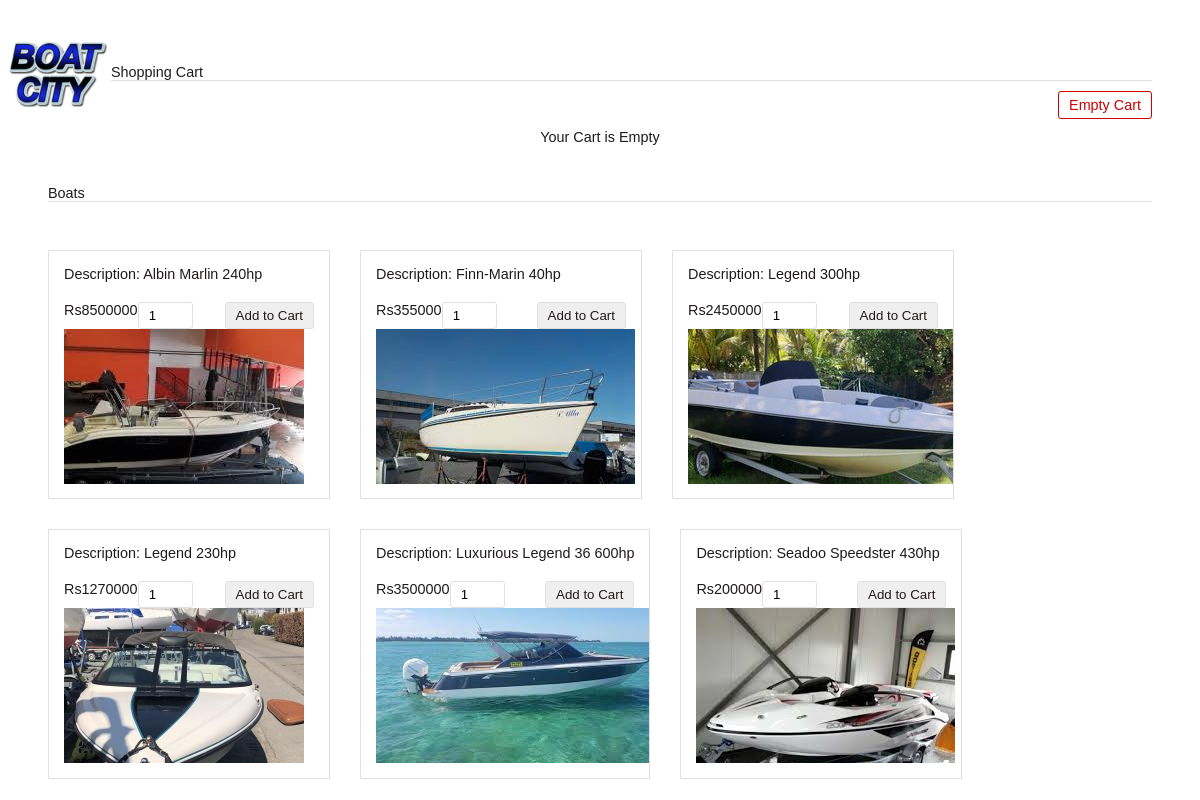
Page /shoppingcart.php on the committed database.
### tables this page shows
CREATE TABLE `cart` (
  `id` int(8) NOT NULL,
  `name` varchar(255) NOT NULL,
  `code` varchar(255) NOT NULL,
  `image` text NOT NULL,
  `price` int(250) NOT NULL
);

### shoppingcart.php (the view, shortened to what this page needs)
<?php
$connection = mysqli_connect('localhost','root','','boat');
?>
<html>
<head>
</head>
<br>
<a href="home.php"><img src="pictures/logobc.jpg" alt="logo"  align="left" width="100" height="100">
</a
<br>
<body>
<HTML>
<HEAD>
<link href="cartstyle.css" type="text/css" rel="stylesheet" />
</HEAD>
<BODY>
<div id="shopping-cart">
<div class="txt-heading">Shopping Cart</div>
<a id="btnEmpty" href="shoppingcart.php?action=empty">Empty Cart</a>
<?php
if(isset($_SESSION["cart_item"])){
    $total_quantity = 0;
    $total_price = 0;
?>
<table class="tbl-cart" cellpadding="10" cellspacing="1">
<tbody>
<tr>
<th style="text-align:left;">Name</th>
<th style="text-align:left;">Code</th>
<th style="text-align:right;" width="5%">Quantity</th>
<th style="text-align:right;" width="10%">Unit Price</th>
<th style="text-align:right;" width="10%">Price</th>
<th style="text-align:center;" width="5%">Remove</th>
</tr>
<?php
    foreach ($_SESSION["cart_item"] as $item){
        $item_price = $item["quantity"]*$item["price"];
		?>
				<tr>
				<td><img src="<?php echo $item["image"]; ?>" class="cart-item-image" /><?php echo $item["name"]; ?></td>
				<td><?php echo $item["code"]; ?></td>
				<td style="text-align:right;"><?php echo $item["quantity"]; ?></td>
				<td  style="text-align:right;"><?php echo "Rs ".$item["price"]; ?></td>
				<td  style="text-align:right;"><?php echo "Rs ". number_format($item_price,2); ?></td>
				<td style="text-align:center;"><a href="shoppingcart.php?action=remove&code=<?php echo $item["code"]; ?>" class="btnRemoveAction"><img src="images/icon-delete.png" alt="Remove Item" width="20" height="20"/></a></td>
				</tr>
				<?php
				$total_quantity += $item["quantity"];
				$total_price += ($item["price"]*$item["quantity"]);
		}
		?>
<tr>
<td colspan="2" align="right">Total:</td>
<td align="right"><?php echo $total_quantity; ?></td>
<td align="right" colspan="2"><strong><?php echo "Rs ".number_format($total_price, 2); ?></strong></td>
<td></td>
</tr>
</tbody>
</table>
  <?php
} else {
?>
<div class="no-records">Your Cart is Empty</div>
<?php
}
?>
</div>
<div id="product-grid">
	<div class="txt-heading">Boats</div>
	<?php
	$product= mysqli_query($connection,"SELECT * FROM cart ORDER BY id ASC");
	if (!empty($product)) {
		while ($row=mysqli_fetch_array($product)) {
	?>
		<div class="product-item">
			<form method="post" action="shoppingcart.php?action=add&pid=<?php echo $row["id"]; ?>">
			<div class="product-tile-footer">
			<div class="product-title"><?php echo $row["name"]; ?></div>
			<div class="product-price"><?php echo "Rs".$row["price"]; ?></div>
			<div class="product-action"><input type="text" class="product-quantity" name="quantity" value="1" size="2" /><input type="submit" value="Add to Cart" class="btnAddAction" />
			<div class="product-image"><img src="<?php echo $row["image"]; ?>"></div>
			</div>
			</div>
			</form>
		</div>
	<?php
		}
	}  else {
 echo "No Records.";
	}
	?>
</div>
</BODY>
</HTML>

### cartstyle.css (style rules this page uses)
body { font-family: Arial; color: #211a1a; font-size: 0.9em; }
#shopping-cart { margin: 40px; }
#product-grid { margin: 40px; }
.txt-heading { color: #211a1a; border-bottom: 1px solid #E0E0E0; overflow: auto; }
#btnEmpty { background-color: #ffffff; border: #d00000 1px solid; padding: 5px 10px; color: #d00000; float: right; text-decoration: none; border-radius: 3px; margin: 10px 0px; }
.btnAddAction { padding: 5px 10px; margin-left: 5px; background-color: #efefef; border: #E0E0E0 1px solid; color: #211a1a; float: right; text-decoration: none; border-radius: 3px; cursor: pointer; }
#product-grid .txt-heading { margin-bottom: 18px; }
.product-item { float: left; background: #ffffff; margin: 30px 30px 0px 0px; border: #E0E0E0 1px solid; }
.product-image { height: 155px; width: 250px; background-color: #FFF; }
.product-title { margin-bottom: 20px; }
.product-price { float:left; }
.product-quantity { padding: 5px 10px; border-radius: 3px; border: #E0E0E0 1px solid; }
.product-tile-footer { padding: 15px 15px 0px 15px; overflow: auto; }
.no-records { text-align: center; clear: both; margin: 38px 0px; }

### rows in the picture
cart: name "Description: Albin Marlin 240hp", price "8500000", image (picture)
cart: name "Description: Finn-Marin 40hp", price "355000", image (picture)
cart: name "Description: Legend 300hp", price "2450000", image (picture)
cart: name "Description: Legend 230hp", price "1270000", image (picture)
cart: name "Description: Luxurious Legend 36 600hp", price "3500000", image (picture)
cart: name "Description: Seadoo Speedster 430hp", price "200000", image (picture)
